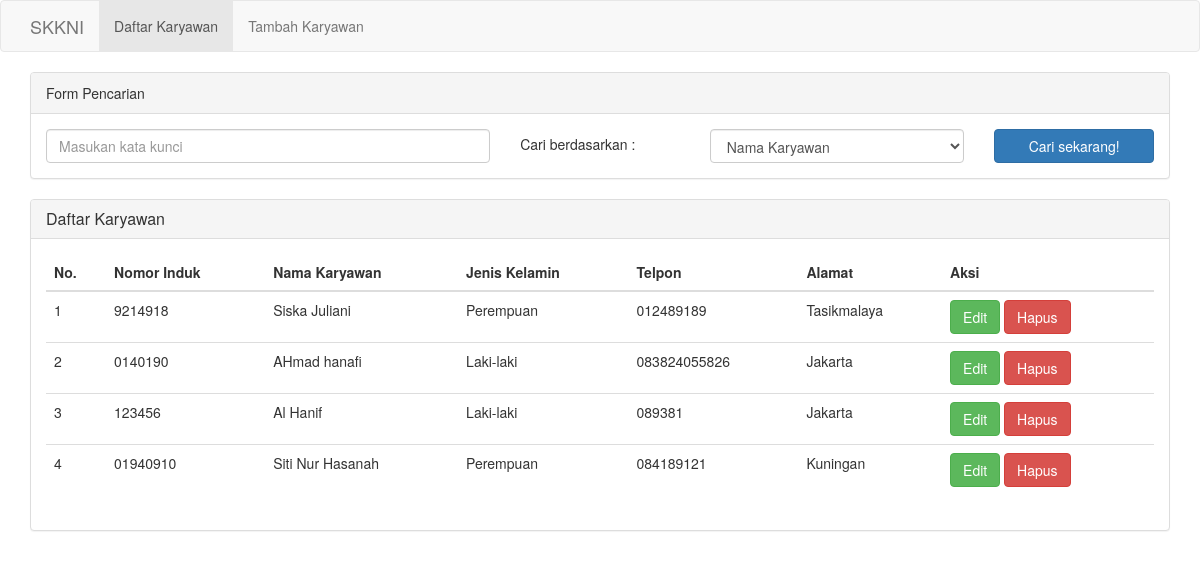
The page / on the database its author committed.
### tables this page shows
CREATE TABLE `karyawan` (
  `id` int(11) NOT NULL,
  `nomor_induk` varchar(20) NOT NULL,
  `nama_lengkap` varchar(200) NOT NULL,
  `jk` enum('L','P') NOT NULL,
  `telpon` varchar(20) NOT NULL,
  `alamat` text NOT NULL
);

### core/_crud.php (called while the page is built, shortened)
<?php
function select($columns, $table, $conditions = NULL) {
	if ($conditions != NULL) {
		$sql = "SELECT $columns FROM $table WHERE $conditions ";
	} else {
		$sql = "SELECT $columns FROM $table";
	}
	return query($sql);
}
function result($query) {
	return mysqli_fetch_object($query);
}
function query($sql){
	global $link;
	if ($data = mysqli_query($link, $sql)){
		return $data;
	} else {
		die(mysqli_error($link));
	}
}
function cekRow($sql) {
	return mysqli_num_rows($sql);
}
?>

### index.php (the view, shortened to what this page needs)
<?php
$karyawan = select('*', "karyawan");
$no = 1;
?>
<!DOCTYPE html>
<html lang="en">
<head>
</head>
<link rel="stylesheet" href="assets/css/bootstrap.min.css">
<body>
	<?php
		require_once 'templates/_menu.php';
	?>
	<div id="content" class="container">
		<div class="panel panel-default">
			<div class="panel-heading">
				Form Pencarian
			</div>
			<div class="panel-body">
				<form action="index.php" method="GET">
					<div class="row">
						<div class="col-md-5">
							<input type="text" name="keyword" class="form-control" placeholder="Masukan kata kunci">
						</div>
						<div class="col-md-2" style="margin-top: 5px;">
							Cari berdasarkan :
						</div>
						<div class="col-md-3">
							<select name="search_by" class="form-control">
								<option value="nama">Nama Karyawan</option>
							</select>
						</div>
						<div class="col-md-2">
							<button type="submit" name="search" class="btn btn-primary btn-block">
								Cari sekarang!
							</button>
						</div>
					</div>
				</form>
			</div>
		</div>
		<div class="panel panel-default">
			<div class="panel-heading">
				<h3 class="panel-title">Daftar Karyawan</h3>
			</div>
			<div class="panel-body">
				<table class="table table-responsive table-border">
					<thead>
						<tr>
							<th>No.</th>
							<th>Nomor Induk</th>
							<th>Nama Karyawan</th>
							<th>Jenis Kelamin</th>
							<th>Telpon</th>
							<th>Alamat</th>
							<th>Aksi</th>
						</tr>
					</thead>
					<tbody>
						<?php
							if(cekRow($karyawan) > 0):
						?>
							<?php
								while($k = result($karyawan)): ?>
								<tr>
									<td><?php echo $no++; ?></td>
									<td><?php echo $k->nomor_induk; ?></td>
									<td><?php echo $k->nama_lengkap; ?></td>
									<td><?php echo ($k->jk == "L") ? "Laki-laki" : "Perempuan"; ?></td>
									<td><?php echo $k->telpon; ?></td>
									<td><?php echo $k->alamat; ?></td>
									<td>
										<a href="editKaryawan.php?id=<?= $k->id; ?>" class="btn btn-success">
											Edit
										</a>
										<a onclick="return askFirst()" href="deleteKaryawan.php?id=<?= $k->id; ?>" class="btn btn-danger">
											Hapus
										</a>
									</td>
								</tr>
							<?php endwhile; ?>
						<?php endif; ?>
					</tbody>
				</table>
			</div>
		</div>
	</div>
</body>
</html>

### templates/_menu.php (shortened to what this page needs)
<nav class="navbar navbar-default">
	<div class="container">
		<div class="navbar-header">
			<a class="navbar-brand" href="index.php">SKKNI</a>
		</div>
		<div class="collapse navbar-collapse" id="bs-example-navbar-collapse-1">
			<ul class="nav navbar-nav">
				<li class="active"><a href="index.php">Daftar Karyawan <span class="sr-only">(current)</span></a></li>
				<li><a href="addKaryawan.php">Tambah Karyawan</a></li>
			</ul>
		</div>
	</div>
</nav>

### rows shown on the page
karyawan: nomor_induk "9214918", nama_lengkap "Siska Juliani", jk "Perempuan", telpon "012489189", alamat "Tasikmalaya"
karyawan: nomor_induk "0140190", nama_lengkap "AHmad hanafi", jk "Laki-laki", telpon "083824055826", alamat "Jakarta"
karyawan: nomor_induk "123456", nama_lengkap "Al Hanif", jk "Laki-laki", telpon "089381", alamat "Jakarta"
karyawan: nomor_induk "01940910", nama_lengkap "Siti Nur Hasanah", jk "Perempuan", telpon "084189121", alamat "Kuningan"
